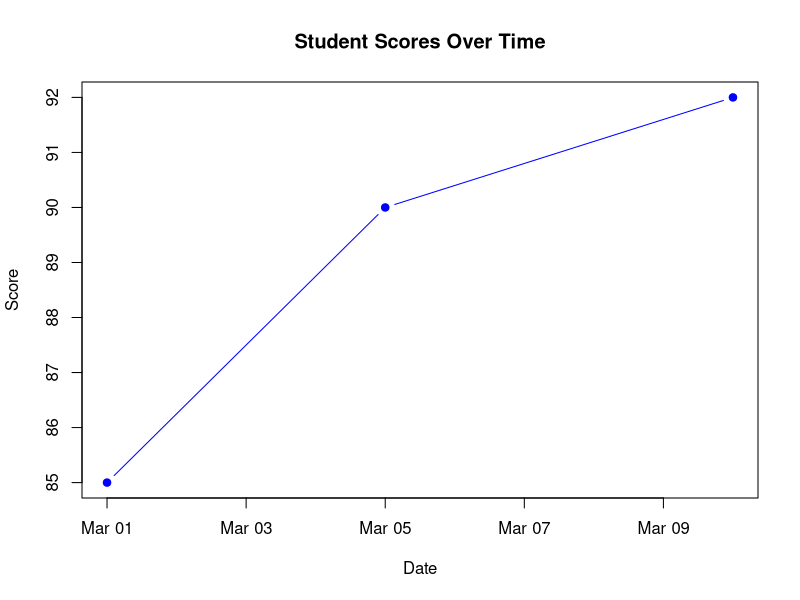

R code for this plot:
# Load the data
student_data <- read.csv("student_data.csv")

# Make a basic plot (Score vs. Date)
plot(
  as.Date(student_data$Date),    # x-axis: Date
  student_data$Score,            # y-axis: Score
  type = "b",                    # "b" = both points and lines
  col = "blue",                  # make it blue
  pch = 19,                      # solid circle points
  xlab = "Date",
  ylab = "Score",
  main = "Student Scores Over Time"
)

